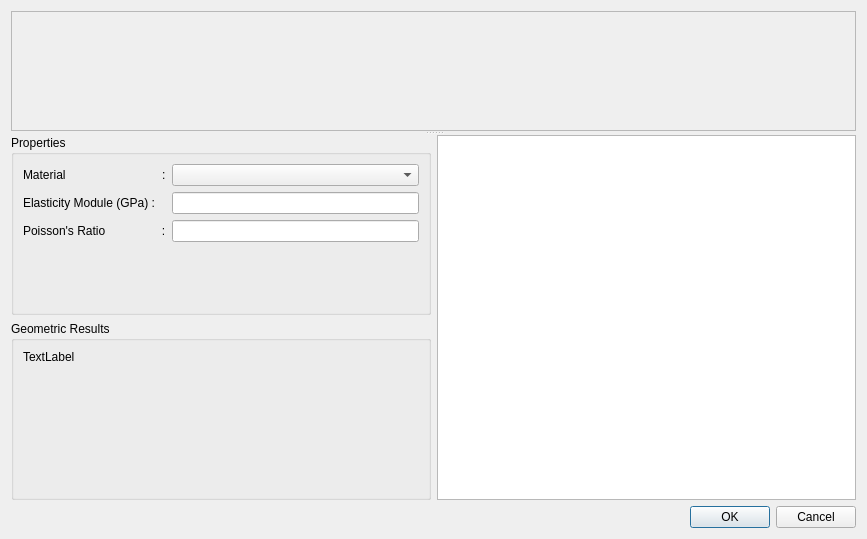
<?xml version="1.0" encoding="UTF-8"?>
<ui version="4.0">
 <class>materialproperties</class>
 <widget class="QDialog" name="materialproperties">
  <property name="geometry">
   <rect>
    <x>0</x>
    <y>0</y>
    <width>867</width>
    <height>539</height>
   </rect>
  </property>
  <property name="windowTitle">
   <string extracomment="Select material">Material Properties</string>
  </property>
  <property name="modal">
   <bool>true</bool>
  </property>
  <layout class="QVBoxLayout" name="verticalLayout_2">
   <item>
    <widget class="QSplitter" name="splitter">
     <property name="orientation">
      <enum>Qt::Vertical</enum>
     </property>
     <widget class="QScrollArea" name="scrollArea">
      <property name="minimumSize">
       <size>
        <width>0</width>
        <height>120</height>
       </size>
      </property>
      <property name="verticalScrollBarPolicy">
       <enum>Qt::ScrollBarAlwaysOff</enum>
      </property>
      <property name="widgetResizable">
       <bool>true</bool>
      </property>
      <property name="alignment">
       <set>Qt::AlignLeading|Qt::AlignLeft|Qt::AlignTop</set>
      </property>
      <widget class="QWidget" name="scrollAreaWidgetContents">
       <property name="geometry">
        <rect>
         <x>0</x>
         <y>0</y>
         <width>847</width>
         <height>118</height>
        </rect>
       </property>
       <layout class="QHBoxLayout" name="horizontalLayout"/>
      </widget>
     </widget>
     <widget class="QWidget" name="layoutWidget">
      <layout class="QHBoxLayout" name="horizontalLayout_2">
       <item>
        <layout class="QVBoxLayout" name="verticalLayout">
         <item>
          <widget class="QGroupBox" name="groupBox">
           <property name="title">
            <string>Properties</string>
           </property>
           <layout class="QFormLayout" name="formLayout">
            <item row="1" column="0">
             <widget class="QLabel" name="label">
              <property name="text">
               <string>Elasticity Module (GPa) :</string>
              </property>
             </widget>
            </item>
            <item row="1" column="1">
             <widget class="QLineEdit" name="elasticity">
              <property name="text">
               <string notr="true"/>
              </property>
             </widget>
            </item>
            <item row="0" column="0">
             <widget class="QLabel" name="label_2">
              <property name="text">
               <string>Material                             :</string>
              </property>
             </widget>
            </item>
            <item row="0" column="1">
             <widget class="QComboBox" name="materialsComboBox"/>
            </item>
            <item row="2" column="0">
             <widget class="QLabel" name="label_3">
              <property name="text">
               <string>Poisson's Ratio                 :</string>
              </property>
             </widget>
            </item>
            <item row="2" column="1">
             <widget class="QLineEdit" name="poissonRatio">
              <property name="text">
               <string notr="true"/>
              </property>
             </widget>
            </item>
           </layout>
          </widget>
         </item>
         <item>
          <widget class="QGroupBox" name="groupBox_2">
           <property name="title">
            <string>Geometric Results</string>
           </property>
           <layout class="QFormLayout" name="formLayout_2">
            <item row="0" column="0">
             <widget class="QLabel" name="resultsLabel">
              <property name="text">
               <string notr="true">TextLabel</string>
              </property>
             </widget>
            </item>
           </layout>
          </widget>
         </item>
        </layout>
       </item>
       <item>
        <widget class="QGraphicsView" name="graphicsView"/>
       </item>
      </layout>
     </widget>
    </widget>
   </item>
   <item>
    <widget class="QDialogButtonBox" name="buttonBox">
     <property name="orientation">
      <enum>Qt::Horizontal</enum>
     </property>
     <property name="standardButtons">
      <set>QDialogButtonBox::Cancel|QDialogButtonBox::Ok</set>
     </property>
    </widget>
   </item>
  </layout>
 </widget>
 <resources/>
 <connections/>
</ui>
